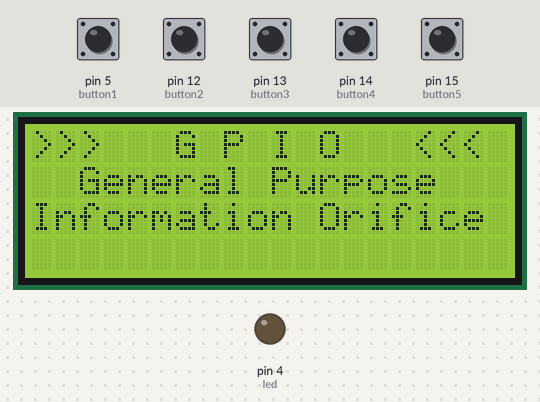
Simulated run of this program. Board: MicroPython board. Shown: 20×4 character LCD, output pins drawn as LEDs (lit = HIGH). Inputs (shaded band) come from the test bench; at power-on: pin 5 (button1), pin 12 (button2), pin 13 (button3), pin 14 (button4), pin 15 (button5) LOW. Outgoing connections fail; the clock reads 2024-03-15 10:24:30 at power-on unless the program sets it; what the program prints to the serial console is not drawn.

Above: at 1.8 s.
1.9 s: pin 5 (button1) pulled HIGH for 0.15 s
At 2.5 s:
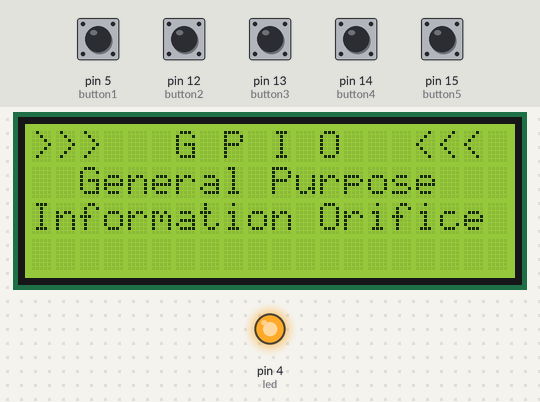
5.0 s: pin 5 (button1) pulled HIGH for 1 s
At 7.9 s:
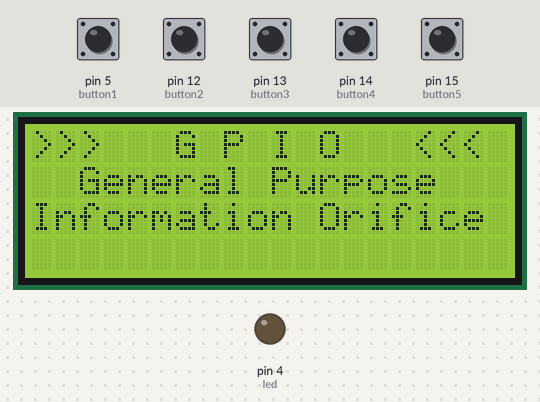
8.6 s: pin 12 (button2) pulled HIGH for 0.15 s
At 42.1 s:
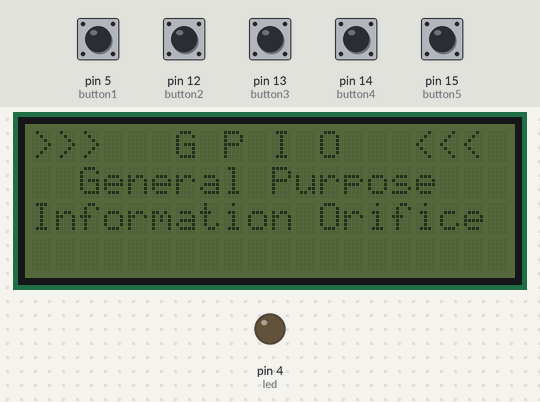
Timing chart, 0 to 42.5 s (numbered marks = the images above; inputs shaded):
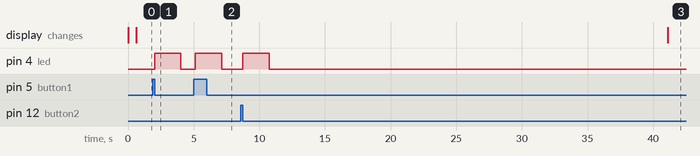

Measured:
- after the input at 1.9 s, pin 4 (led): LOW → HIGH after 0.13 s, → LOW 2.0 s later
- after the input at 5.0 s, pin 4 (led): LOW → HIGH after 0.13 s, → LOW 2.0 s later
- after the input at 8.6 s, pin 4 (led): LOW → HIGH after 0.14 s, → LOW 2.0 s later

The program:

main.py
```python
import select
import usocket as socket
import time
import os
import lcd_2004
import machine
import lcd_2004
from time import sleep, sleep_ms

server_address = ('192.168.1.217', 8099)
i2c=lcd_2004.lcd(39,22,21) #Change to match your device (Address, SCL Pin, SDA Pin)
backlight_timer = 0

led = machine.Pin(4, machine.Pin.OUT)
button1 = machine.Pin(5, machine.Pin.IN)
button2 = machine.Pin(12, machine.Pin.IN)
button3 = machine.Pin(13, machine.Pin.IN)
button4 = machine.Pin(14, machine.Pin.IN)
button5 = machine.Pin(15, machine.Pin.IN)

i2c.lcd_print(">>>   G P I O   <<< ",1,0)
i2c.lcd_print("  General Purpose   ",2,0)
i2c.lcd_print("Information Orifice",3,0)


def connect():
	global s
	s = socket.socket(socket.AF_INET, socket.SOCK_STREAM)
	s.setsockopt(socket.SOL_SOCKET, socket.SO_REUSEADDR, 1)
	connected=False
	while not connected:
		try:
			s.connect(server_address)
			connected=True;
			print("connected")
			return True
		except OSError as exc:
			sleep(1)
			print(exc.args[0])
			s.close()
			return False

def display_msg(message):
	response = message.split("&")
	i2c.lcd_clear()
	i = 0
	for lines in response:
		i2c.lcd_print(response[i],i+1,0)
		i = i + 1

def get_data(data_type):
	led.on()
	connected=connect()
	while connected:
		s.send(data_type)
		from_server = s.recv(4096)
		message = from_server.decode("ascii")
		display_msg(message)
		s.close()
		connected=False
	led.off()


def do_forever():
	starttime = round(time.time())
	maxidle = 30

	while True:
		b1 = button1.value()
		b2 = button2.value()
		b3 = button3.value()
		b4 = button4.value()
		b5 = button5.value()
		sleep(0.1)

		if b1 == 1:
			get_data("button1")
			i2c.lcd_backlight(True)
			starttime = round(time.time())
		if b2 == 1:
			get_data("button2")
			i2c.lcd_backlight(True)
			starttime = round(time.time())
		if b3 == 1:
			get_data("button3")
			i2c.lcd_backlight(True)
			starttime = round(time.time())
		if b4 == 1:
			get_data("button4")
			i2c.lcd_backlight(True)
			starttime = round(time.time())
		if b5 == 1:
			get_data("button5")
			i2c.lcd_backlight(True)
			starttime = round(time.time())

		if (round(time.time()) - starttime) > maxidle:
			i2c.lcd_backlight(False)


do_forever()
```

lcd_2004.py
```python
import machine
from time import sleep_ms

Enable = 0x04 #Set Entry Mode
RS = 0x01 # Register select bit
Width = 20

class lcd:
   #initializes objects and lcd
   def __init__(self,ADDR,SCLPIN,SDAPIN):
      self.i2c=machine.I2C(scl=machine.Pin(SCLPIN), sda=machine.Pin(SDAPIN))
      self.address=ADDR
      self.BKLIGHT=0x08 #Set Backlight ON
      self.lcd_write(0x03)
      self.lcd_write(0x03)
      self.lcd_write(0x03)
      self.lcd_write(0x02)

      self.lcd_write(0x20 | 0x08 | 0x04 | 0x00) #Set Functions 2Line,5x8,4Bit Mode
      self.lcd_write(0x08 | 0x04) #Turn Display On
      self.lcd_write(0x01) #Clear Screen
      self.lcd_write(0x04 | 0x02) #Set Entry Mode Left -> Right
      sleep_ms(300)

   # clocks EN to latch command
   def lcd_strobe(self, data):
      self.i2c.writeto(self.address,bytes([data | Enable | self.BKLIGHT]))
      sleep_ms(1)
      self.i2c.writeto(self.address,bytes([(data & ~Enable) | self.BKLIGHT]))
      sleep_ms(1)

   def lcd_write_four_bits(self, data):
      self.i2c.writeto(self.address,bytes([data | self.BKLIGHT]))
      self.lcd_strobe(data)

   # write a command to lcd
   def lcd_write(self, cmd, RS=0):
      self.lcd_write_four_bits(RS | (cmd & 0xF0))
      self.lcd_write_four_bits(RS | ((cmd << 4) & 0xF0))

   def set_line(self,line,col=0):
      if line == 1:
         self.lcd_write(0x80+col)
      if line == 2:
         self.lcd_write(0xC0+col)
      if line == 3:
         self.lcd_write(0x94+col)
      if line == 4:
         self.lcd_write(0xD4+col)

   def lcd_print(self, string, line=0, col=0):
      self.set_line(line,col)
      i = 1
      for char in string:
         if ((i > Width) & (line < 4)):
            line = line + 1
            self.set_line(line,0)
            i = 1
         if ((i > Width) & (line == 4)):
			 break
         self.lcd_write(ord(char),RS)
         i = i + 1

   def lcd_clear(self):
      self.lcd_write(0x01) #Clear Screen
      self.lcd_write(0x02) #Set Home

   def lcd_backlight(self, on):
      if on:
         self.BKLIGHT=0x08
      else:
         self.BKLIGHT=0x00

      self.lcd_write(0)
```
